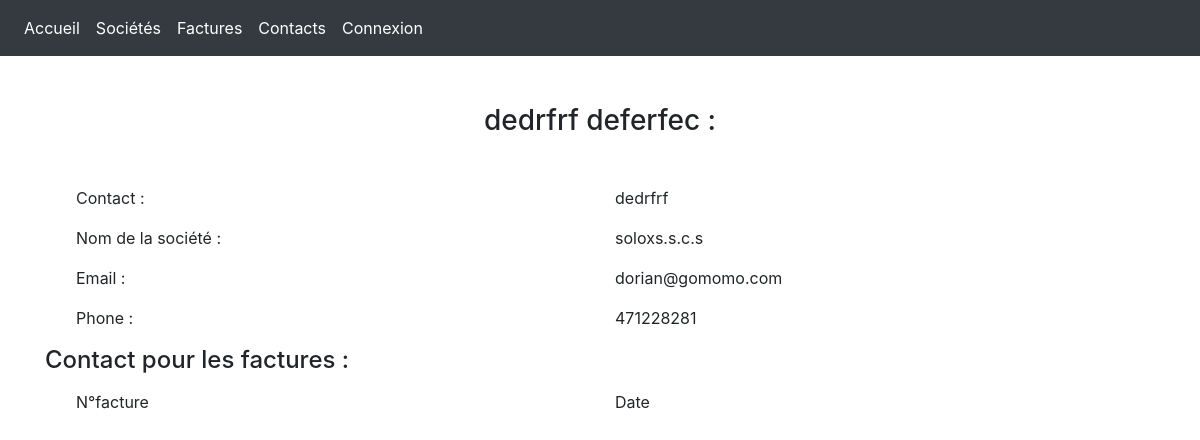
Screenshot of /detailcontact.php?name=dedrfrf&first_name=deferfec with the database file from the repository.
### tables this page shows
CREATE TABLE `remi_contact` (
  `id` int(11) NOT NULL,
  `name` varchar(20) NOT NULL,
  `first_name` varchar(20) NOT NULL,
  `n_tel` int(10) NOT NULL,
  `mail` varchar(30) NOT NULL,
  `name_societe` varchar(20) NOT NULL
);

### detailcontact.php (the view, shortened to what this page needs)
<?php
require 'header.php';
try
{
$bdd = new PDO('mysql:host=webtech.one.mysql;dbname=webtech_one_becode;charset=utf8', '*','*');
}
catch(Exception $bdd)
{
  die('Erreur : '.$bdd->getMessage());
}
?>
<?php
$affich = $bdd->prepare("SELECT * FROM remi_contact WHERE name=:name");
$affich->execute(array(
'name'=> $_GET['name']
));
?>
<div class="container">
<h3 class="text-center m-5"><?php echo $_GET[name];?> <?php echo $_GET[first_name];?> :</h3>
<?php $donneees = $affich->fetch()
?>
<div class="row m-3">
  <div class="col-6">Contact :</div>
  <div class="col-6"><?php echo $_GET[name];?></div>
</div>
<div class="row m-3">
  <div class="col-6">Nom de la société :</div>
  <div class="col-6"><?php echo $donneees["name_societe"];?></div>
</div>
<div class="row m-3">
  <div class="col-6">Email :</div>
  <div class="col-6"><?php echo $donneees["mail"];?></div>
</div>
<div class="row m-3">
  <div class="col-6">Phone :</div>
  <div class="col-6"><?php echo $donneees["n_tel"];?></div>
</div>
<h4>Contact pour les factures :</h4>
<div class="row m-3">
  <div class="col-6">N°facture</div>
  <div class="col-6">Date</div>
</div>
</div>
<?php require 'footer.php';
?>

### rows the page displays
remi_contact: name_societe "soloxs.s.c.s", mail "dorian@gomomo.com", n_tel "471228281"

### other values shown
$_GET[name] "dedrfrf"
$_GET[first_name] "deferfec"
